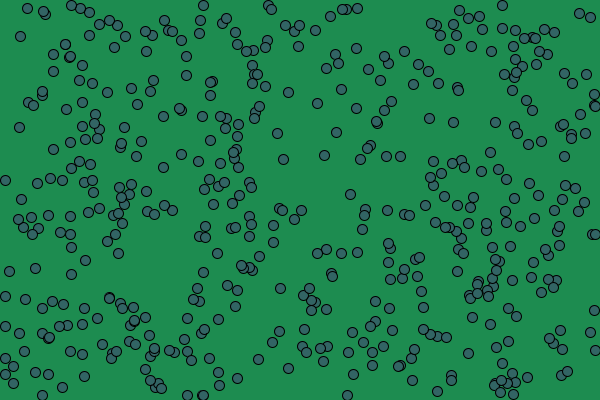
Frame 1 (no input)
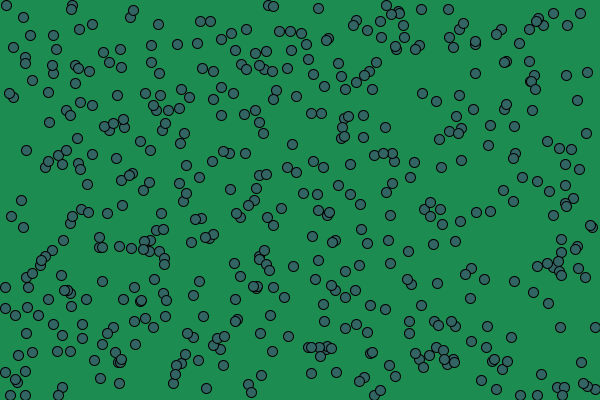
Frame 60 (the mouse pressed at the canvas centre just before this capture)
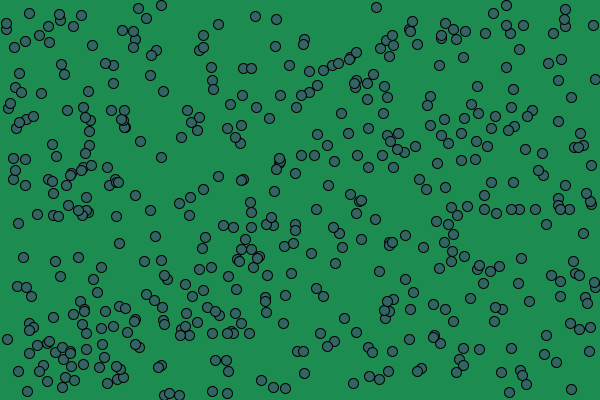
Frame 120 (the mouse held since frame 60 and released just before this capture)

The Processing sketch that drew these frames (run headless with seeded random() and noise(); from frame 60 on, the mouse is pressed at the canvas centre):

// Processing sketch: processing_72072
// ── processing_72072.pde

//Ben Norskov
//500 Bouncing Cirlces
//9-25-12
int number_of_circles = 500; //lets draw a bunch of circles
int[] circle_xes = new int[number_of_circles];
int[] circle_yes = new int[number_of_circles]; //keep track of all the positions
int[] circle_x_speeds = new int[number_of_circles];
int[] circle_y_speeds = new int[number_of_circles]; //keep track of all the speeds
int circle_radius = 5; //make them all the same size
void setup() {
  size(600, 400);
  //initalize circle position
  /* don't need this; The for loop takes care of it!
   circle_xes[0] = random(width);
   circle_xes[1] = random(width);
   circle_xes[2] = random(width);
   circle_xes[3] = random(width);
   circle_xes[4] = random(width);
   circle_xes[5] = random(width);
   circle_xes[6] = random(width);
   circle_xes[7] = random(width);
   circle_xes[8] = random(width);*/
  for (int i = 0; i<number_of_circles; i+=1) {// repeat for the number of circles you are drawing
    circle_xes[i] = int(random(width));
    circle_yes[i] = int(random(height)); //random position
    circle_x_speeds[i] = int(random(10)-5);
    circle_y_speeds[i] = int(random(10)-5);//random speed
    //the random function gives you a random float. to convert to an int, you have to write int(random(##))
  }
}

void draw() {
  background(29, 140, 80);
  for (int i = 0; i<number_of_circles; i+=1) {
    circle_xes[i] += circle_x_speeds[i];
    circle_yes[i] += circle_y_speeds[i];//move the circles

    if (circle_xes[i] > width-circle_radius) {//bounce off right side
      circle_x_speeds[i] *= -1;
      circle_xes[i] = width - circle_radius;
    }
    if (circle_xes[i] < circle_radius) {//bounce off left side
      circle_x_speeds[i] *= -1;
      circle_xes[i] = circle_radius;
    }
    if (circle_yes[i] < circle_radius) {//bounce off top
      circle_y_speeds[i] *= -1;
      circle_yes[i] = circle_radius;
    }
    if (circle_yes[i] > height - circle_radius) {//bounce off bottom
      circle_y_speeds[i] *= -1;
      circle_yes[i] = height - circle_radius;
    }
    fill(50, 100, 100);
    ellipse(circle_xes[i], circle_yes[i], 2*circle_radius, 2*circle_radius);
  }
}
